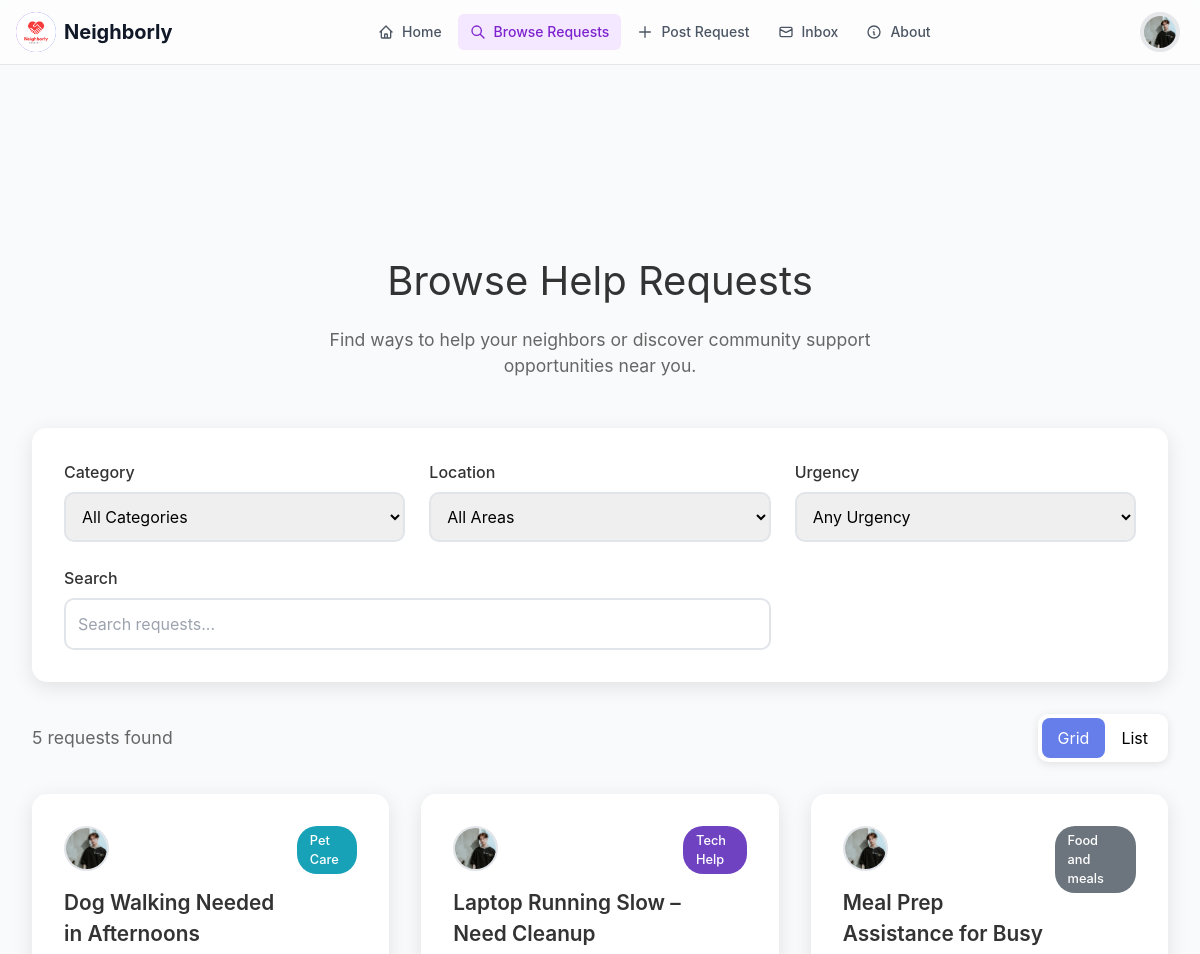
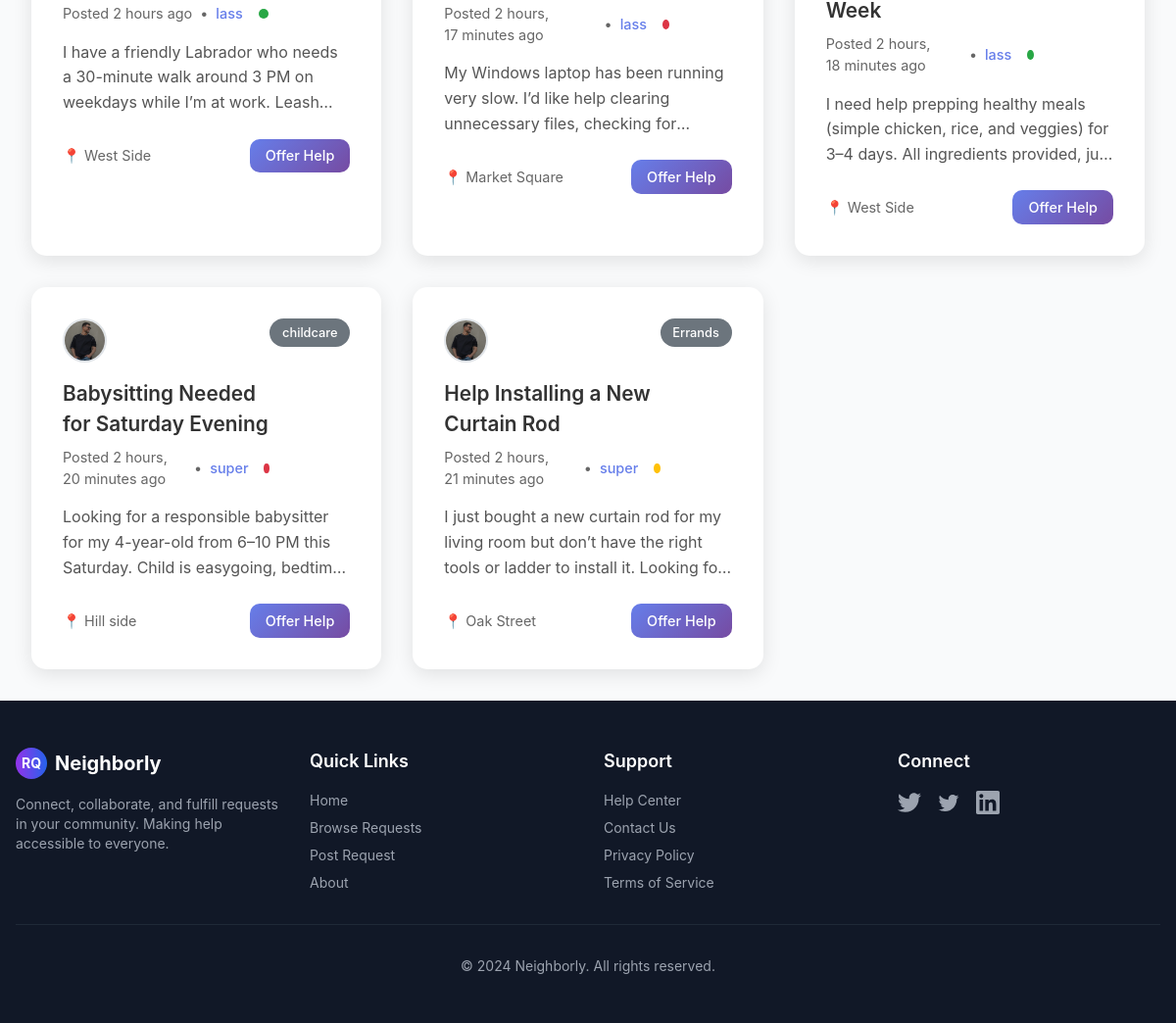
Screenshot of /requests/ (signed in) with the database file from the repository (2 pictures, top to bottom).
### user/models.py (models this page shows, shortened)
class UserProfile(models.Model):
    user = models.OneToOneField(User, on_delete=models.CASCADE, primary_key=True)
    location = models.CharField(max_length=100, blank=True, null=True)
    phone_number = models.CharField(max_length=15, blank=True, null=True)
    profile_picture = models.ImageField(upload_to='profile_pictures/', blank=True, null=True)

### aid/models.py (models this page shows, shortened)
class Request(models.Model):
    STATUS_CHOICES = [
        ('open', 'Open'),
        ('in_progress', 'In Progress'),
        ('completed', 'Completed'),
        ('cancelled', 'Cancelled'),
    ]
    URGENCY_CHOICES = [
        ('low', 'Low'),
        ('medium', 'Medium'),
        ('high', 'High'),
    ]
    title = models.CharField(max_length=200)
    category = ForeignKey('Category', on_delete=models.CASCADE)
    location = ForeignKey('aid.Location', on_delete=models.CASCADE)
    description = models.TextField()
    urgency_level = models.CharField(max_length=50, choices=URGENCY_CHOICES, default='medium')
    preferred_time = models.CharField(max_length=50, blank=True, null=True)
    estimated_duration = models.CharField(max_length=50, blank=True, null=True)
    skills = models.CharField(max_length=50, blank=True, null=True)
    offer = models.TextField(blank=True, null=True)
    photo = models.ImageField(upload_to='requests_pictures/', blank=True, null=True)
    author = models.ForeignKey(settings.AUTH_USER_MODEL, on_delete=models.CASCADE)
    time_posted = models.DateTimeField(auto_now_add=True)
    status = models.CharField(max_length=20, choices=STATUS_CHOICES, default='open')

class Category(models.Model):
    name = models.CharField(max_length=100)
    slug = models.SlugField(unique=True)

class Location(models.Model):
    name = models.CharField(max_length=100)
    slug = models.SlugField(unique=True)

### aid/views.py (the view)
# urls.py: path("requests/", requests_list, name="requests"),
@login_required
def requests_list(request):
    requests = Request.objects.all().order_by('-time_posted')
    paginator = Paginator(requests, 6)  # 6 requests per page
    page_number = request.GET.get('page')
    page_obj = paginator.get_page(page_number)
    profile = UserProfile.objects.filter(user=request.user).first()
    return render(request, 'aid/requests.html', {'page_obj': page_obj,"profile":profile})

### aid/templates/aid/requests.html (shortened to what this page needs)
{% extends "aid/base.html" %}
{% load static %}
{% block content %}
<main class="main-content">
  <div class="container">
    <div class="page-header">
      <h1>Browse Help Requests</h1>
      <p>
        Find ways to help your neighbors or discover community support
        opportunities near you.
      </p>
    </div>
    <div class="filters-section">
      <div class="filters-grid">
        <div class="filter-group">
          <label for="category">Category</label>
          <select id="category">
            <option value="">All Categories</option>
          </select>
        </div>
        <div class="filter-group">
          <label for="location">Location</label>
          <select id="location">
            <option value="">All Areas</option>
          </select>
        </div>
        <div class="filter-group">
          <label for="urgency">Urgency</label>
          <select id="urgency">
            <option value="">Any Urgency</option>
          </select>
        </div>
        <div class="filter-group search-input">
          <label for="search">Search</label>
          <input type="text" id="search" placeholder="Search requests..." />
        </div>
      </div>
    </div>
    <div class="results-header">
      <div class="results-count">
        <span id="results-count">{{ page_obj.paginator.count }}</span> requests found
      </div>
      <div class="view-toggle">
        <button class="active" data-view="grid">Grid</button>
        <button data-view="list">List</button>
      </div>
    </div>
    <div class="requests-grid" id="requests-container">
      {% for request in page_obj %}
      <div
        class="request-card"
        data-category="{{ request.category.name|lower }}"
        data-location="{{ request.location.name|lower }}"
        data-urgency="{{ request.urgency_level|lower }}"
      >
        <div class="request-header">
          <div>
            <div class="responder-avatar">
              {% if request.author.userprofile.profile_picture %}
                <img src="{{ request.author.userprofile.profile_picture.url }}"
                     alt="{{ request.author }}"
                     class="profilepic"
                     height="45px"
                     width="45px"
                    style="width:45px; height:45px; border-radius:50%; object-fit:cover;">
              {% endif %}
            </div>
            <div class="request-title">{{ request.title }}</div>
            <div class="request-meta">
              <span>Posted {{ request.time_posted|timesince }} ago</span>
              <span>•</span>
              <a href="{% url 'user:profile_view' request.author  %}" class="author-link">{{ request.author }}</a>
              <div class="urgency-indicator urgency-{{ request.urgency_level|lower }}"></div>
            </div>
          </div>
          <div class="request-type
            {% if request.category.name == 'Errands & Shopping' %}errands
            {% elif request.category.name == 'Moving & Transportation' %}moving
            {% elif request.category.name == 'Pet Care' %}pet-care
            {% elif request.category.name == 'Tech Help' %}tech
            {% elif request.category.name == 'Food & Meals' %}food
            {% else %}other{% endif %}">
            {{ request.category.name }}
          </div>
        </div>
        <div class="request-description">{{ request.description|truncatewords:25 }}</div>
        <div class="request-footer">
          <div class="request-location">📍 {{ request.location.name }}</div>
          <a
            href="{% url 'aid:request_detail' request.id %}"
            class="btn btn-primary btn-small"
            >Offer Help</a
          >
        </div>
      </div>
      {% empty %}
      <div class="no-results">
        <h3>No requests found.</h3>
        <p>Try adjusting your filters or search terms.</p>
      </div>
      {% endfor %}
    </div>
  </div>
</main>
{% endblock %}

### aid/templates/aid/components/navbar.html (shortened to what this page needs)
{% load static %}
{%block content%}
<nav class="sticky top-0 z-50 w-full border-b bg-white/95 backdrop-blur supports-[backdrop-filter]:bg-white/60">
    <div class="container mx-auto px-4">
        <div class="flex h-16 items-center justify-between">
            <a href="{% url 'aid:home' %}" class="flex items-center space-x-2">
                <div class="h-10 w-10 rounded-full bg-gradient-to-r from-purple-600 to-blue-600 flex items-center justify-center">
                    <img src="{% static "img/img.png" %}" alt="" class="h-10 w-10 rounded-full bg flex items-center justify-center">
                </div>
                <span class="font-bold text-xl text-gray-900">Neighborly</span>
            </a>
            <div class="hidden md:flex items-center space-x-1">
                <a href="{% url 'aid:home' %}"
                   class="flex items-center space-x-2 px-3 py-2 rounded-md text-sm font-medium transition-colors {% if request.resolver_match.url_name == 'home' %}bg-purple-100 text-purple-700{% else %}text-gray-600 hover:text-gray-900 hover:bg-gray-100{% endif %}">
                    <svg class="h-4 w-4" fill="none" stroke="currentColor" viewBox="0 0 24 24">
                        <path stroke-linecap="round" stroke-linejoin="round" stroke-width="2" d="M3 12l2-2m0 0l7-7 7 7M5 10v10a1 1 0 001 1h3m10-11l2 2m-2-2v10a1 1 0 01-1 1h-3m-6 0a1 1 0 001-1v-4a1 1 0 011-1h2a1 1 0 011 1v4a1 1 0 001 1m-6 0h6"></path>
                    </svg>
                    <span>Home</span>
                </a>
                <a href="{% url 'aid:requests' %}"
                   class="flex items-center space-x-2 px-3 py-2 rounded-md text-sm font-medium transition-colors {% if request.resolver_match.url_name == 'requests' %}bg-purple-100 text-purple-700{% else %}text-gray-600 hover:text-gray-900 hover:bg-gray-100{% endif %}">
                    <svg class="h-4 w-4" fill="none" stroke="currentColor" viewBox="0 0 24 24">
                        <path stroke-linecap="round" stroke-linejoin="round" stroke-width="2" d="M21 21l-6-6m2-5a7 7 0 11-14 0 7 7 0 0114 0z"></path>
                    </svg>
                    <span>Browse Requests</span>
                </a>
                <a href="{% url 'aid:post_request' %}"
                   class="flex items-center space-x-2 px-3 py-2 rounded-md text-sm font-medium transition-colors {% if request.resolver_match.url_name == 'post_request' %}bg-purple-100 text-purple-700{% else %}text-gray-600 hover:text-gray-900 hover:bg-gray-100{% endif %}">
                    <svg class="h-4 w-4" fill="none" stroke="currentColor" viewBox="0 0 24 24">
                        <path stroke-linecap="round" stroke-linejoin="round" stroke-width="2" d="M12 4v16m8-8H4"></path>
                    </svg>
                    <span>Post Request</span>
                </a>
                <a href="{% url 'conversation:inbox'%}"
                   class="flex items-center space-x-2 px-3 py-2 rounded-md text-sm font-medium transition-colors text-gray-600 hover:text-gray-900 hover:bg-gray-100">
                    <svg class="h-4 w-4" fill="none" stroke="currentColor" viewBox="0 0 24 24">
                        <path stroke-linecap="round" stroke-linejoin="round" stroke-width="2" d="M3 8l7.89 4.26a2 2 0 002.22 0L21 8M5 19h14a2 2 0 002-2V7a2 2 0 00-2-2H5a2 2 0 00-2 2v10a2 2 0 002 2z"></path>
                    </svg>
                    <span>Inbox</span>
                </a>
                <a href="{% url 'aid:about'%}"
                   class="flex items-center space-x-2 px-3 py-2 rounded-md text-sm font-medium transition-colors text-gray-600 hover:text-gray-900 hover:bg-gray-100">
                    <svg class="h-4 w-4" fill="none" stroke="currentColor" viewBox="0 0 24 24">
                        <path stroke-linecap="round" stroke-linejoin="round" stroke-width="2" d="M13 16h-1v-4h-1m1-4h.01M21 12a9 9 0 11-18 0 9 9 0 0118 0z"></path>
                    </svg>
                    <span>About</span>
                </a>
            </div>
            <div class="flex items-center space-x-3">
                <div class="relative" x-data="{ open: false }">
                    <button @click="open = !open" class="flex items-center text-sm rounded-full hover:bg-gray-100 p-1 transition-colors">
                        {% if profile.profile_picture %}
                        <img src="{{ profile.profile_picture.url }}"
                             alt="{{ profile.user }}"
                             class="w-10 h-10 rounded-full object-cover border-4 border-gray-200">
                    {% else %}
                    <img src="{% static "img/img.png" %}" alt="" class="h-10 w-10 rounded-full bg flex items-center justify-center">
                    {% endif %}
                    </button>
                </div>
            </div>
        </div>
    </div>
</nav>
{%endblock%}

### aid/templates/aid/base.html (style rules this page uses)
* { transition: background-color 0.2s ease, border-color 0.2s ease, color 0.2s ease; }

### aid/templates/aid/requests.html (style rules this page uses)
.main-content { margin-top: 90px; padding: 2rem; }
.container { max-width: 1200px; margin: 0 auto; }
.page-header { text-align: center; margin-bottom: 3rem; }
.page-header h1 { font-size: 2.5rem; margin-bottom: 1rem; color: #333; }
.page-header p { font-size: 1.1rem; color: #666; max-width: 600px; margin: 0 auto; }
.filters-section { background: white; border-radius: 15px; padding: 2rem; margin-bottom: 2rem; box-shadow: 0 5px 20px rgba(0, 0, 0, 0.1); }
.filters-grid { display: grid; grid-template-columns: repeat(auto-fit, minmax(200px, 1fr)); gap: 1.5rem; align-items: end; }
.filter-group { display: flex; flex-direction: column; }
.filter-group label { font-weight: 500; margin-bottom: 0.5rem; color: #333; }
.filter-group select, .filter-group input { padding: 0.75rem; border: 2px solid #e1e5e9; border-radius: 10px; font-size: 1rem; transition: border-color 0.3s ease; }
.search-input { grid-column: span 2; }
.search-input input { width: 100%; }
.results-header { display: flex; justify-content: space-between; align-items: center; margin-bottom: 2rem; flex-wrap: wrap; gap: 1rem; }
.results-count { font-size: 1.1rem; color: #666; }
.view-toggle { display: flex; background: white; border-radius: 10px; padding: 0.25rem; box-shadow: 0 2px 10px rgba(0, 0, 0, 0.1); }
.view-toggle button { padding: 0.5rem 1rem; border: none; background: transparent; border-radius: 8px; cursor: pointer; transition: all 0.3s ease; }
.view-toggle button.active { background: #667eea; color: white; }
.requests-grid { display: grid; grid-template-columns: repeat(auto-fit, minmax(350px, 1fr)); gap: 2rem; }
.request-card { background: white; border-radius: 15px; padding: 2rem; box-shadow: 0 5px 20px rgba(0, 0, 0, 0.1); transition: all 0.3s ease; cursor: pointer; }
.request-header { display: flex; justify-content: space-between; align-items: flex-start; margin-bottom: 1rem; }
.responder-avatar { margin-bottom: 1rem; display: flex; align-items: center; }
.profilepic { border-radius: 50%; object-fit: cover; border: 2px solid #e1e5e9; }
.request-title { font-size: 1.3rem; font-weight: 600; color: #333; margin-bottom: 0.5rem; }
.request-meta { display: flex; align-items: center; gap: 0.5rem; color: #666; font-size: 0.9rem; }
.author-link { color: #667eea; text-decoration: none; font-weight: 500; }
.request-type { padding: 0.3rem 0.8rem; border-radius: 20px; font-size: 0.8rem; font-weight: 500; color: white; }
.request-type.pet-care { background: #17a2b8; }
.request-type.tech { background: #6f42c1; }
.request-type.other { background: #6c757d; }
.request-description { color: #555; line-height: 1.6; margin-bottom: 1.5rem; display: -webkit-box; -webkit-line-clamp: 3; -webkit-box-orient: vertical; overflow: hidden; }
.request-footer { display: flex; justify-content: space-between; align-items: center; flex-wrap: wrap; gap: 1rem; }
.request-location { color: #666; font-size: 0.9rem; display: flex; align-items: center; gap: 0.3rem; }
.btn { display: inline-block; padding: 0.75rem 1.5rem; background: linear-gradient(135deg, #667eea 0%, #764ba2 100%); color: white; text-decoration: none; border-radius: 10px; font-weight: 500; transition: all 0.3s ease; border: none; cursor: pointer; }
.btn-small { padding: 0.4rem 1rem; font-size: 0.9rem; }
.urgency-indicator { width: 10px; height: 10px; border-radius: 50%; margin-left: 0.5rem; }
.urgency-low { background: #28a745; }
.urgency-medium { background: #ffc107; }
.urgency-high { background: #dc3545; }

### rows the page displays
UserProfile: profile_picture (picture)
Request: author.userprofile.profile_picture (picture), title "Dog Walking Needed in Afternoons", time_posted "2 hours", author "lass", category.name "Pet Care", description "I have a friendly Labrador who needs a 30-minute walk around 3 PM on weekdays while I’m at work.…", location.name "West Side"
Request: author.userprofile.profile_picture (picture), title "Laptop Running Slow – Need Cleanup", time_posted "2 hours, 17 minutes", author "lass", category.name "Tech Help", description "My Windows laptop has been running very slow. I’d like help clearing unnecessary files, checking…", location.name "Market Square"
Request: author.userprofile.profile_picture (picture), title "Meal Prep Assistance for Busy Week", time_posted "2 hours, 18 minutes", author "lass", category.name "Food and meals", description "I need help prepping healthy meals (simple chicken, rice, and veggies) for 3–4 days. All ingredients provided,…", location.name "West Side"
Request: author.userprofile.profile_picture (picture), title "Babysitting Needed for Saturday Evening", time_posted "2 hours, 20 minutes", author "super", category.name "childcare", description "Looking for a responsible babysitter for my 4-year-old from 6–10 PM this Saturday. Child is easygoing,…", location.name "Hill side"
Request: author.userprofile.profile_picture (picture), title "Help Installing a New Curtain Rod", time_posted "2 hours, 21 minutes", author "super", category.name "Errands", description "I just bought a new curtain rod for my living room but don’t have the right tools or ladder to install it. Looking…", location.name "Oak Street"

### other values shown
{{ page_obj.paginator.count }} "5"
